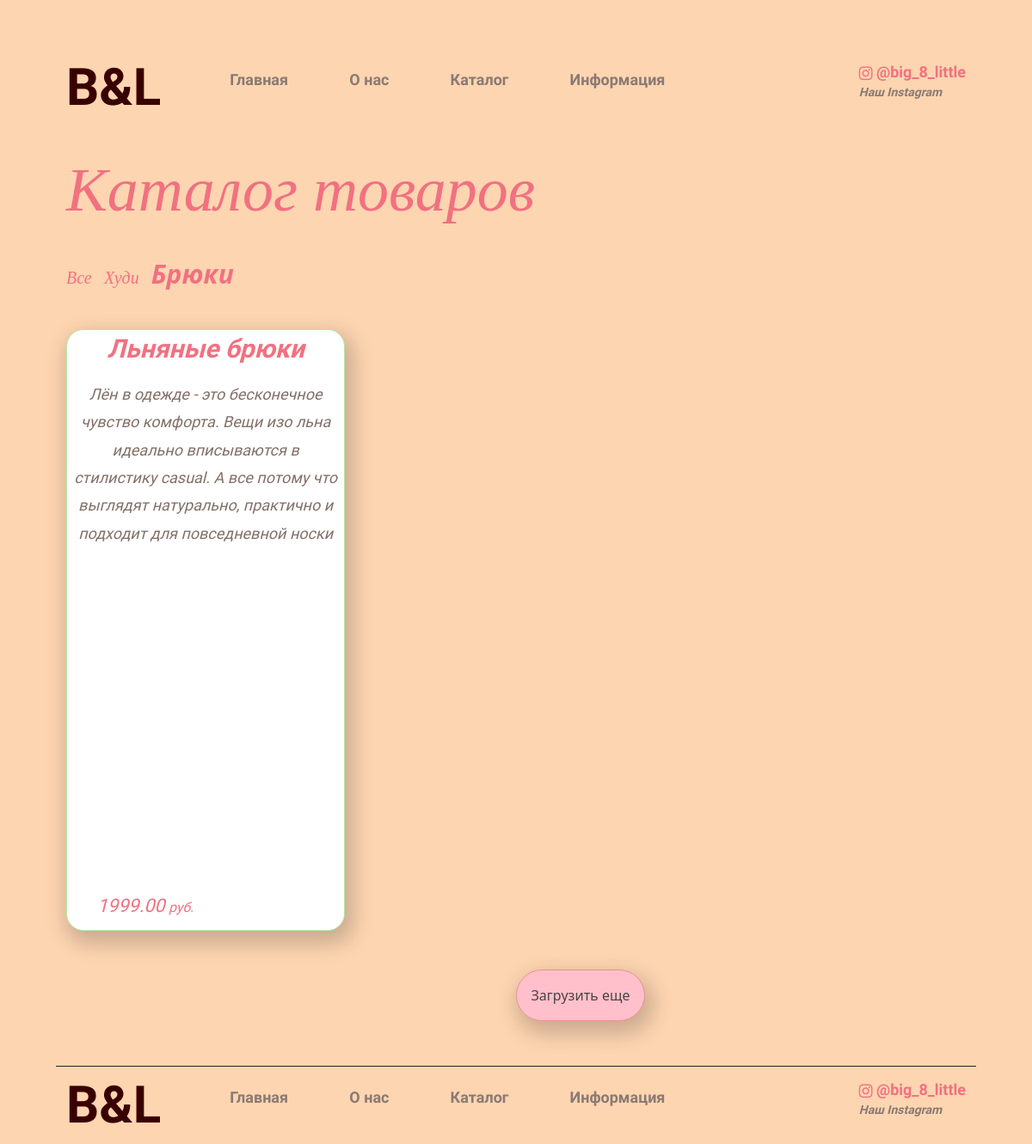
The page /products/trousers/ on the database as committed earlier.
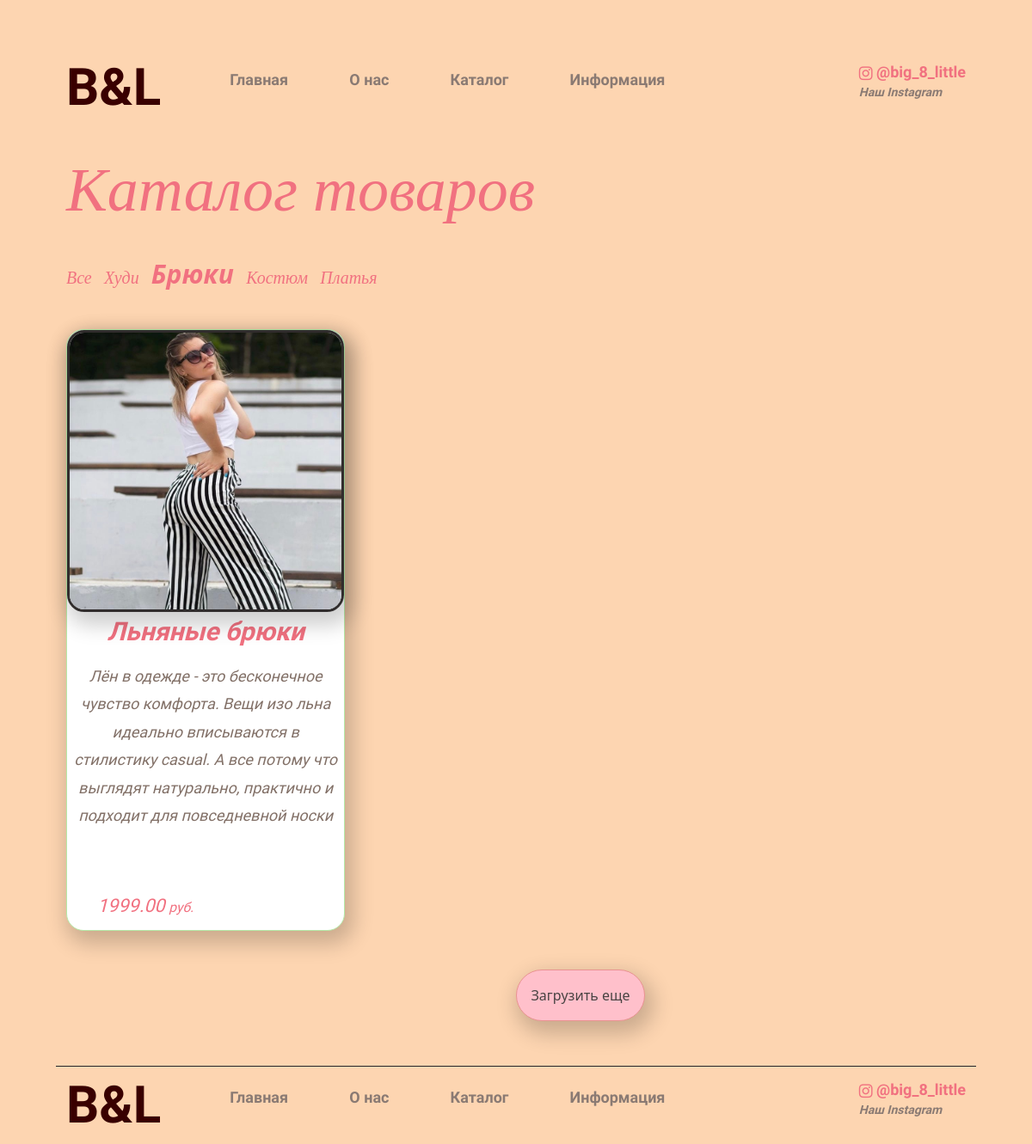
The same page on the database as committed later.
### mainapp/models.py (models this page shows, shortened)
class Category(models.Model):
    name = models.CharField(max_length=255, verbose_name='Наименование категории')
    slug = models.SlugField(unique=True)
    def get_absolute_url(self):
        return reverse('category_detail', kwargs={'category_slug': self.slug})
    class Meta:
        verbose_name = 'Категория'
        verbose_name_plural = 'Категории'

class Product(models.Model):  # каркас продукта
    category = models.ForeignKey(Category, verbose_name='Категория', on_delete=models.CASCADE)
    title = models.CharField(max_length=255, verbose_name='Наименование')
    slug = models.SlugField(unique=True)
    description = models.TextField(verbose_name='Описание', null=True)
    price = models.DecimalField(max_digits=9, decimal_places=2, verbose_name='Цена')
    def get_absolute_url(self):
        return reverse('product_detail', kwargs={'category_slug': self.category.slug, 'product_slug': self.slug})
    class Meta:
        verbose_name = 'Товар'
        verbose_name_plural = 'Товары'

class ImageGallery(models.Model):
    content_type = models.ForeignKey(ContentType, on_delete=models.CASCADE, null=True)
    object_id = models.PositiveIntegerField()
    content_object = GenericForeignKey('content_type', 'object_id')
    image = models.ImageField(upload_to=upload_function, null=True, blank=True)
    is_main = models.BooleanField(default=False)
    class Meta:
        verbose_name = 'Галерея изображений'
        verbose_name_plural = verbose_name

### mainapp/views.py (the view)
# urls.py: path('products/<str:category_slug>/', CategoryDetail, name='category_detail'),
def CategoryDetail(request, category_slug):
    categories = Category.objects.all()
    category = get_object_or_404(Category, slug=category_slug)
    products = Product.objects.filter(category__slug=category_slug)
    images = ImageGallery.objects.all()
    return render(request, 'category_detail.html', locals())

### mainapp/templates/category_detail.html
{% extends 'catalog.html' %}

### mainapp/templates/catalog.html (shortened to what this page needs)
{% extends 'base.html' %}
{% load static %}
{% block link-css %}
<link rel="stylesheet" href="{% static 'shop/css/base.css' %}">
<link rel="stylesheet" href="{% static 'shop/css/catalog.css' %}">
{% endblock %}
{% block main-content %}
<main class="container">
    <h1 class="name-wrapper">
        Каталог товаров
    </h1>
    <div class="list">
        <div class="categories">
            <ul>
                <li class="category-list"><a href="{%url 'product_list'%}" class="category-name ">Все</a></li>
                {% for category in categories %}
                <li class="category-list"><a href="{{category.get_absolute_url}}" class="category-name">{{category.name}}</a>
                </li>
                {%endfor%}
            </ul>
        </div>
        <div class="content">
            <ul class="product-list">
                {% for product in products %}
                <li class="products">
                    {% for img in images %}
                    {% if img.object_id == product.id and img.is_main %}
                    <div class="product-photo"><img src="{{img.image.url}}" alt="priv" class="prd-img"></div>
                    {% endif %}
                    {% endfor %}
                    <div class="text-product">
                        <p class="prd-name"><a href="{{product.get_absolute_url}}" class="product-name">{{product.title}}</a>
                        </p>
                        <p class="product-description">{{product.description }}</p>
                        <p class="product-price"><big>{{product.price}}</big> <small>руб.</small></p>
                    </div>
                </li>
                {% endfor%}
            </ul>
            <div class="loading">
                <button class="load-more-class" id="load-more"><a href="">Загрузить еще</a></button>
            </div>
        </div>
    </div>
</main>
{% endblock %}

Rows that differ between the two databases and show on the page:
added Category: name "Костюм"
added Category: name "Платья"
added ImageGallery: image (picture)
